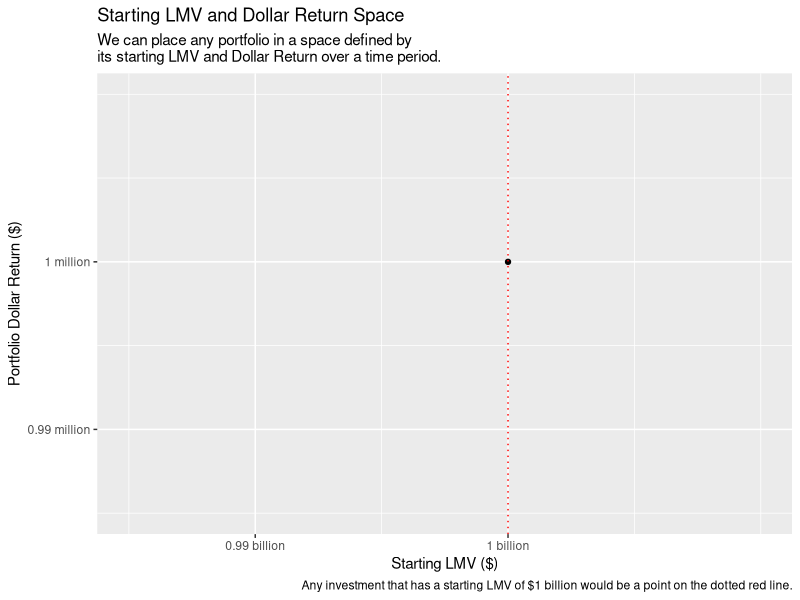
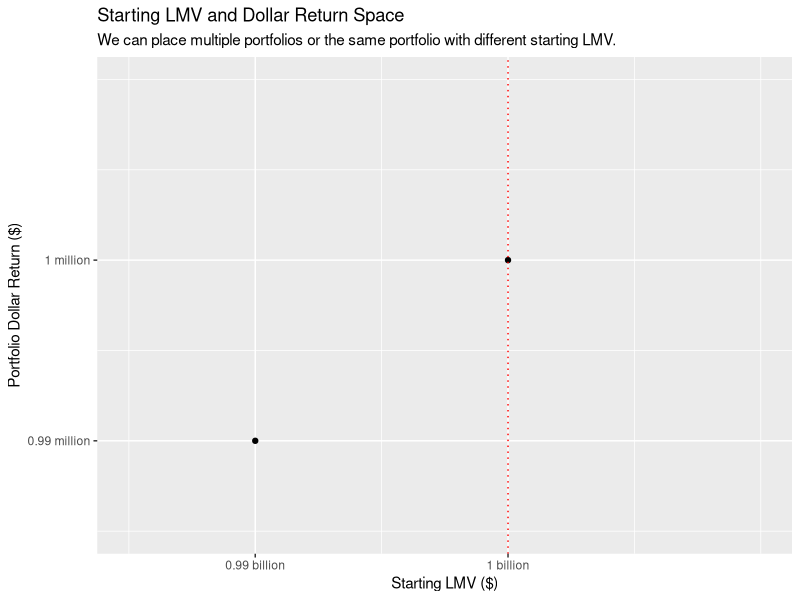
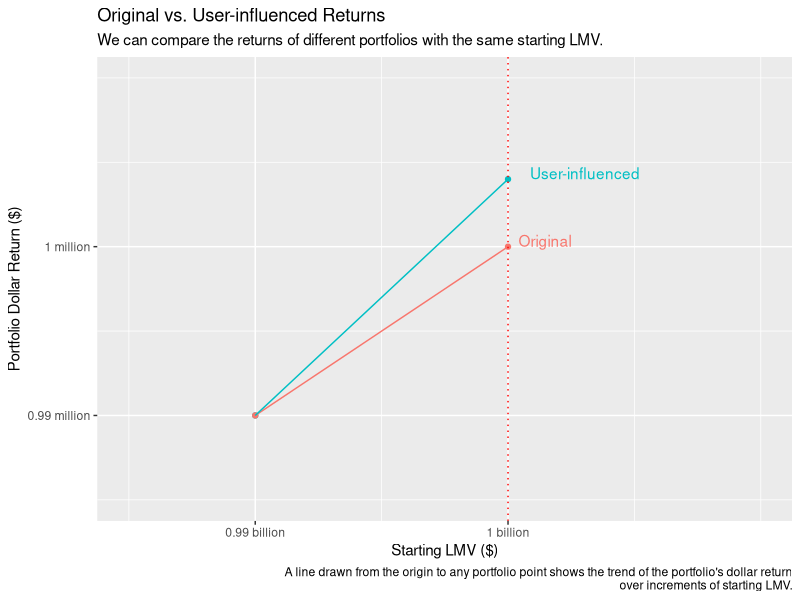
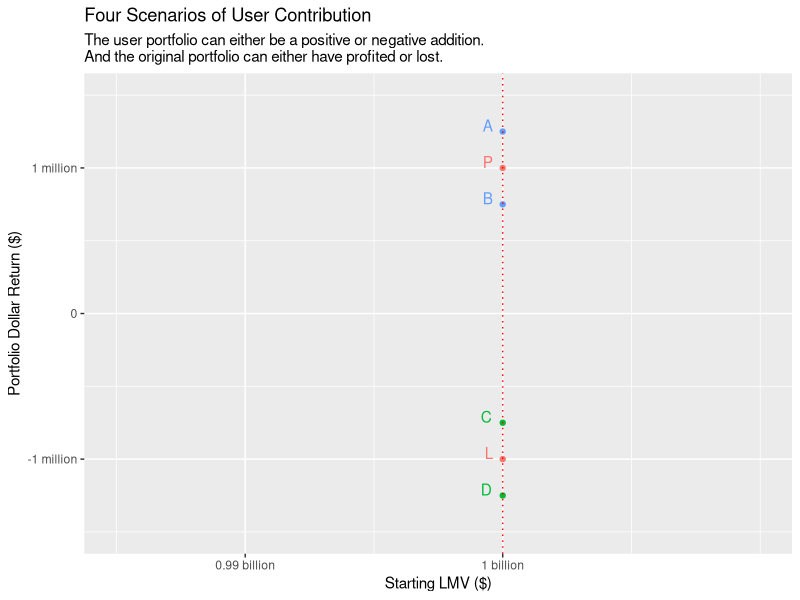
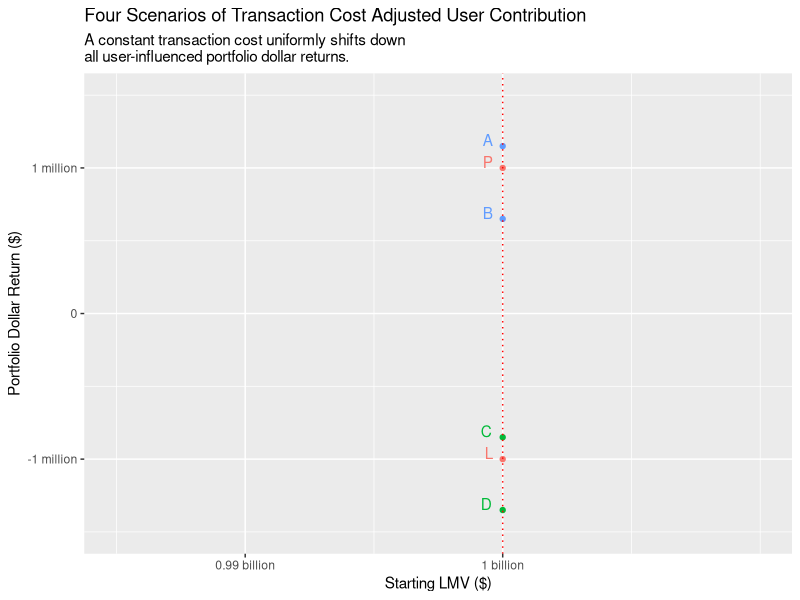
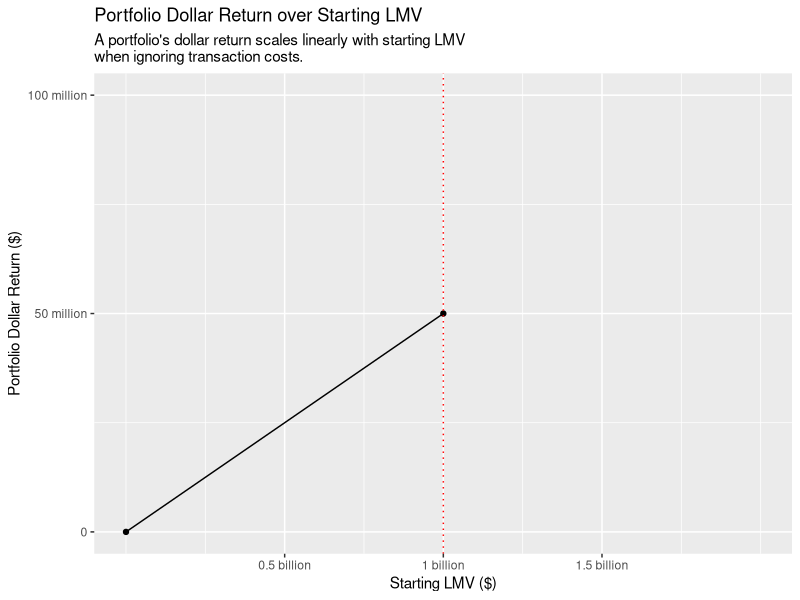
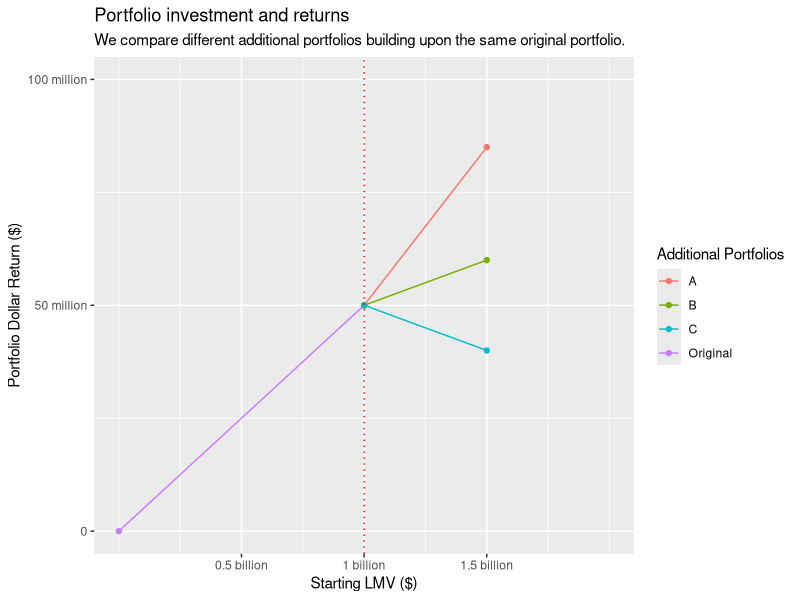
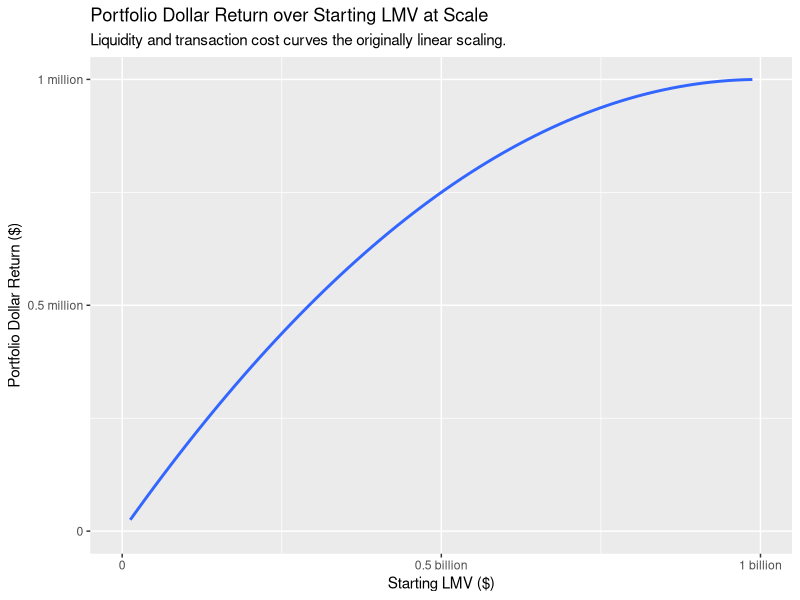

The R script that drew these images, in order:
## ---- chunk 1
library(tidyverse)
library(knitr)

knitr::opts_chunk$set(echo=FALSE, warning=FALSE, message = FALSE)

data <- tribble(
  ~dollarInvested, ~dollarReturn, ~label,
  1e09, 1e06, "Profit",
  1e09 * 0.99, 1e06 * 0.99, ""
)
## ---- chunk 2
ggplot(data = data %>% slice(1), aes(x = dollarInvested, y = dollarReturn)) +
  geom_point() +
  geom_vline(xintercept = 1e+09, linetype="dotted", 
                color = "red", size=.5) +
  scale_x_continuous(labels = c("0.99 billion", "1 billion"), breaks=c(9.9e+08, 1e9), limits = c(9.85e+08, 1.01e+09)) +
  scale_y_continuous(labels = c("0.99 million", "1 million"), breaks=c(0.99e+06, 1e6), limits = c(0.985e+06, 1.01e+06)) +
  labs(
    title="Starting LMV and Dollar Return Space",
    subtitle="We can place any portfolio in a space defined by\nits starting LMV and Dollar Return over a time period.",
    x = "Starting LMV ($)",
    y = "Portfolio Dollar Return ($)",
    caption = "Any investment that has a starting LMV of $1 billion would be a point on the dotted red line."
  )
## ---- chunk 3
ggplot(data = data, aes(x = dollarInvested, y = dollarReturn)) +
  geom_point() +
  geom_vline(xintercept = 1e+09, linetype="dotted", 
                color = "red", size=.5) +
  scale_x_continuous(labels = c("0.99 billion", "1 billion"), breaks=c(9.9e+08, 1e9), limits = c(9.85e+08, 1.01e+09)) +
  scale_y_continuous(labels = c("0.99 million", "1 million"), breaks=c(0.99e+06, 1e6), limits = c(0.985e+06, 1.01e+06)) +
  labs(
    title="Starting LMV and Dollar Return Space",
    subtitle="We can place multiple portfolios or the same portfolio with different starting LMV.",
    x = "Starting LMV ($)",
    y = "Portfolio Dollar Return ($)"
  )
## ---- chunk 4
data <- tribble(
  ~dollarInvested, ~dollarReturn, ~label, ~kind,
  1e09, 1e06, "Original", "Original",
  1e09 * 0.99, 1e06 * 0.99, "", "Original"
)

user_influenced_data <- tribble(
  ~dollarInvested, ~dollarReturn, ~kind, ~label,
  1e09, 1.004e06, "User-influenced", "User-influenced",
  1e09 * 0.99, 1e06 * 0.99, "User-influenced", ""
)

user_influenced_data %>% 
  bind_rows(data) %>% 
  ggplot(aes(x = dollarInvested, y = dollarReturn, color=kind, group=kind, label=label)) +
  geom_point() + geom_text(hjust=-0.2, vjust=0) + geom_line() +
  geom_vline(xintercept = 1e+09, linetype="dotted", 
                color = "red", size=.5) +
  scale_x_continuous(labels = c("0.99 billion", "1 billion"), breaks=c(9.9e+08, 1e9), limits = c(9.85e+08, 1.01e+09)) +
  scale_y_continuous(labels = c("0.99 million", "1 million"), breaks=c(0.99e+06, 1e6), limits = c(0.985e+06, 1.01e+06)) +
  labs(
    title="Original vs. User-influenced Returns",
    subtitle="We can compare the returns of different portfolios with the same starting LMV.",
    x = "Starting LMV ($)",
    y = "Portfolio Dollar Return ($)",
    caption = "A line drawn from the origin to any portfolio point shows the trend of the portfolio's dollar return\nover increments of starting LMV."
  ) + theme(legend.position="none")
## ---- chunk 5
data <- tribble(
  ~dollarInvested, ~dollarReturn, ~label,
  1e09, 1e06, "P",
  1e09, -1e06, "L")

user_influenced_data <- tribble(
  ~dollarInvested, ~dollarReturn, ~kind, ~label,
  1e09, 1.25e06, "User-influenced Profit", "A",
  1e09, 0.75e06, "User-influenced Profit", "B",
  1e09, -0.75e06, "User-influenced Loss", "C",
  1e09, -1.25e06, "User-influenced Loss", "D"
)

data %>% mutate(kind = "Original Investment") %>% 
  bind_rows(user_influenced_data) %>% 
  ggplot(aes(x = dollarInvested, y = dollarReturn, color=kind, label = label)) +
  geom_point() + geom_text(hjust=2, vjust=0) +
  geom_vline(xintercept = 1e+09, linetype="dotted", 
                color = "red", size=.5) +
  scale_x_continuous(labels = c("0.99 billion", "1 billion"), breaks=c(9.9e+08, 1e9), limits = c(9.85e+08, 1.01e+09)) +
  scale_y_continuous(labels = c("-1 million", "0", "1 million"), breaks=c(-1e6, 0, 1e6), limits = c(-1.5e6, 1.5e6)) +
  labs(
    x = "Starting LMV ($)",
    y = "Portfolio Dollar Return ($)",
    title = "Four Scenarios of User Contribution",
    subtitle = "The user portfolio can either be a positive or negative addition.\nAnd the original portfolio can either have profited or lost."
    ) + theme(legend.position="none")
## ---- chunk 6
data <- tribble(
  ~dollarInvested, ~dollarReturn, ~label,
  1e09, 1e06, "P",
  1e09, -1e06, "L")

user_influenced_data <- tribble(
  ~dollarInvested, ~dollarReturn, ~kind, ~label,
  1e09, 1.15e06, "User-influenced Profit", "A",
  1e09, 0.65e06, "User-influenced Profit", "B",
  1e09, -0.85e06, "User-influenced Loss", "C",
  1e09, -1.35e06, "User-influenced Loss", "D"
)

data %>% mutate(kind = "Original Investment") %>% 
  bind_rows(user_influenced_data) %>% 
  ggplot(aes(x = dollarInvested, y = dollarReturn, color=kind, label = label)) +
  geom_point() + geom_text(hjust=2, vjust=0) +
  geom_vline(xintercept = 1e+09, linetype="dotted", 
                color = "red", size=.5) +
  scale_x_continuous(labels = c("0.99 billion", "1 billion"), breaks=c(9.9e+08, 1e9), limits = c(9.85e+08, 1.01e+09)) +
  scale_y_continuous(labels = c("-1 million", "0", "1 million"), breaks=c(-1e6, 0, 1e6), limits = c(-1.5e6, 1.5e6)) +
  labs(
    x = "Starting LMV ($)",
    y = "Portfolio Dollar Return ($)",
    title = "Four Scenarios of Transaction Cost Adjusted User Contribution ",
    subtitle = "A constant transaction cost uniformly shifts down\nall user-influenced portfolio dollar returns."
    ) + theme(legend.position="none")
## ---- chunk 7
data <- tribble(
  ~dollarInvested, ~dollarReturn, ~label,
  0, 0, "",
  1e09, 1e09 * 0.05, "P"
)

ggplot(data = data %>% slice(1:2), aes(x = dollarInvested, y = dollarReturn, group=1)) +
  geom_line() +
  geom_point() +
  geom_vline(xintercept = 1e+09, linetype="dotted", 
                color = "red", size=.5) +
  scale_x_continuous(labels = c("0.5 billion", "1 billion", "1.5 billion"), breaks=c(5e+08, 1e9, 1.5e9), limits = c(0, 2e09)) +
  scale_y_continuous(labels = c("0", "50 million", "100 million"), breaks=c(0, 5e07, 1e08), limits = c(0, 1e08)) +
  labs(
    title="Portfolio Dollar Return over Starting LMV",
    subtitle="A portfolio's dollar return scales linearly with starting LMV\nwhen ignoring transaction costs.",
    x = "Starting LMV ($)",
    y = "Portfolio Dollar Return ($)"
  )
## ---- chunk 8
additional_portfolios <- tribble(
  ~dollarInvested, ~dollarReturn, ~group,
  1e09, 1e09 * 0.05, "A",
  1.5e09, 1e09 * 0.05 + 5e08 * .07, "A",
  1e09, 1e09 * 0.05, "B",
  1.5e09, 1e09 * 0.05 + 5e08 * .02, "B",
  1e09, 1e09 * 0.05, "C",
  1.5e09, 1e09 * 0.05 - 5e08 * .02, "C"
)

data %>% slice(1:2) %>% mutate(group = "Original") %>% 
  bind_rows(additional_portfolios) %>% 
  ggplot(aes(x = dollarInvested, y = dollarReturn, group=group, color=group)) +
  geom_line() +
  geom_point() +
  geom_vline(xintercept = 1e+09, linetype="dotted", 
                color = "red", size=.5) +
  scale_x_continuous(labels = c("0.5 billion", "1 billion", "1.5 billion"), breaks=c(5e+08, 1e9, 1.5e9), limits = c(0, 2e09)) +
  scale_y_continuous(labels = c("0", "50 million", "100 million"), breaks=c(0, 5e07, 1e08), limits = c(0, 1e08)) +
  labs(
    x = "Starting LMV ($)",
    y = "Portfolio Dollar Return ($)",
    title = "Portfolio investment and returns",
    subtitle = "We compare different additional portfolios building upon the same original portfolio."
  ) + guides(color=guide_legend(title="Additional Portfolios"))
## ---- chunk 9
curve_data <- tribble(
  ~dollarInvested, ~dollarReturn,
  0, 0,
  1e8, 19e4,
  3e8, 51e4,
  7e8, 91e4,
  9e8, 99e4,
  1e09, 1e06,
)

ggplot(curve_data, aes(x=dollarInvested, y = dollarReturn)) +
  geom_smooth(method = "loess", se = FALSE) +
  scale_x_continuous(labels = c("0", "0.5 billion", "1 billion"), breaks=c(0, 0.5e9, 1e9), limits = c(0, 1e9)) +
  scale_y_continuous(labels = c("0", "0.5 million", "1 million"), breaks=c(0, 0.5e6, 1e6), limits = c(0, 1e06)) +
  labs(
    title = "Portfolio Dollar Return over Starting LMV at Scale",
    subtitle = "Liquidity and transaction cost curves the originally linear scaling.",
    x = "Starting LMV ($)",
    y = "Portfolio Dollar Return ($)"
  )
## ---- chunk 10
additional_portfolios <- tribble(
  ~dollarInvested, ~dollarReturn, ~group,
  1e09, 1e09 * 0.05, "A",
  1.1e09, 1e09 * 0.05 + 1e08 * .07, "A",
  1.2e09, 1e09 * 0.05 + 2e08 * .06, "A",
  1.3e09, 1e09 * 0.05 + 3e08 * .047, "A",
  1.4e09, 1e09 * 0.05 + 4e08 * .033, "A",
  1.5e09, 1e09 * 0.05 + 5e08 * .02, "A",
  1e09, 1e09 * 0.05, "B",
  1.1e09, 1e09 * 0.05 + 1e08 * .02, "B",
  1.2e09, 1e09 * 0.05 + 2e08 * .01, "B",
  1.3e09, 1e09 * 0.05 + 3e08 * -.003, "B",
  1.4e09, 1e09 * 0.05 + 4e08 * -.017, "B",
  1.5e09, 1e09 * 0.05 + 5e08 * -.03, "B",
  1e09, 1e09 * 0.05, "C",
  1.1e09, 1e09 * 0.05 + 1e08 * -.02, "C",
  1.2e09, 1e09 * 0.05 + 2e08 * -.03, "C",
  1.3e09, 1e09 * 0.05 + 3e08 * -.043, "C",
  1.4e09, 1e09 * 0.05 + 4e08 * -.057, "C",
  1.5e09, 1e09 * 0.05 + 5e08 * -.070, "C",

)
ggplot(additional_portfolios, aes(x = dollarInvested, y = dollarReturn, group=group, color=group)) +
  geom_smooth(method = "loess") +
  scale_x_continuous(labels = c("1 billion", "2 billion", "3 billion"), breaks=c(1e9, 2e9, 3e9), limits = c(1e9, 3e9)) +
  scale_y_continuous(labels = c("0", "50 million", "100 million"), breaks=c(0, 0.5e8, 1e8), limits = c(0, 1e08)) +
  geom_vline(xintercept = 1e+09, linetype="dotted", 
                color = "red", size=.5) +
  geom_vline(xintercept = 1.5e+09, linetype="dotted", 
                color = "blue", size=.5) +
  labs(
    x = "Starting LMV ($)",
    y = "Portfolio Dollar Return ($)",
    title = "Liquidity Adjusted Portfolio Dollar Return over Starting LMV",
    subtitle = "We compare different portfolios after considering liquidity and transaction cost."
  )
## ---- chunk 11
additional_portfolios <- tribble(
  ~dollarInvested, ~dollarReturn, ~group,
  1e09, 1e09 * 0.05, "A",
  1.1e09, 1e09 * 0.05 + 1e08 * .15, "A",
  1.2e09, 1e09 * 0.05 + 2e08 * .10, "A",
  1.3e09, 1e09 * 0.05 + 3e08 * .05, "A",
  1.4e09, 1e09 * 0.05 + 4e08 * -.01, "A",
  1.5e09, 1e09 * 0.05 + 5e08 * -.10, "A",
  1e09, 1e09 * 0.05, "B",
  1.1e09, 1e09 * 0.05 + 1e08 * .10, "B",
  1.2e09, 1e09 * 0.05 + 2e08 * .08, "B",
  1.3e09, 1e09 * 0.05 + 3e08 * .057, "B",
  1.4e09, 1e09 * 0.05 + 4e08 * .030, "B",
  1.5e09, 1e09 * 0.05 + 5e08 * .000, "B",
  1e09, 1e09 * 0.05, "C",
  1.1e09, 1e09 * 0.05 + 1e08 * .05, "C",
  1.2e09, 1e09 * 0.05 + 2e08 * .05, "C",
  1.3e09, 1e09 * 0.05 + 3e08 * .049, "C",
  1.4e09, 1e09 * 0.05 + 4e08 * .047, "C",
  1.5e09, 1e09 * 0.05 + 5e08 * .043, "C",

)
ggplot(additional_portfolios, aes(x = dollarInvested, y = dollarReturn, group=group, color=group)) +
  geom_smooth(method = "loess") +
  geom_point() +
  scale_x_continuous(labels = c("1 billion", "", "1.25 billion", "", "1.5 billion"), breaks=c(1e9, 1.125e9, 1.25e9, 1.375e9,1.5e9), limits = c(1e9, 1.5e9)) +
  scale_y_continuous(labels = c("0", "50 million", "100 million"), breaks=c(0, 0.5e8, 1e8), limits = c(0, 1e08)) +
  geom_vline(xintercept = 1e+09, linetype="dotted", 
                color = "red", size=.5) +
  geom_vline(xintercept = 1.2e+09, linetype="dotted", 
                color = "blue", size=.5) +
  geom_vline(xintercept = 1.3e+09, linetype="dotted", 
                color = "blue", size=.5) +
  geom_vline(xintercept = 1.5e+09, linetype="dotted", 
                color = "blue", size=.5) +
labs(
    x = "Starting LMV ($)",
    y = "Portfolio Dollar Return ($)",
    title = "Liquidity Adjusted Portfolio Dollar Return over Starting LMV",
    subtitle = "We compare additional portfolios with different liquidity and return rates."
  )
